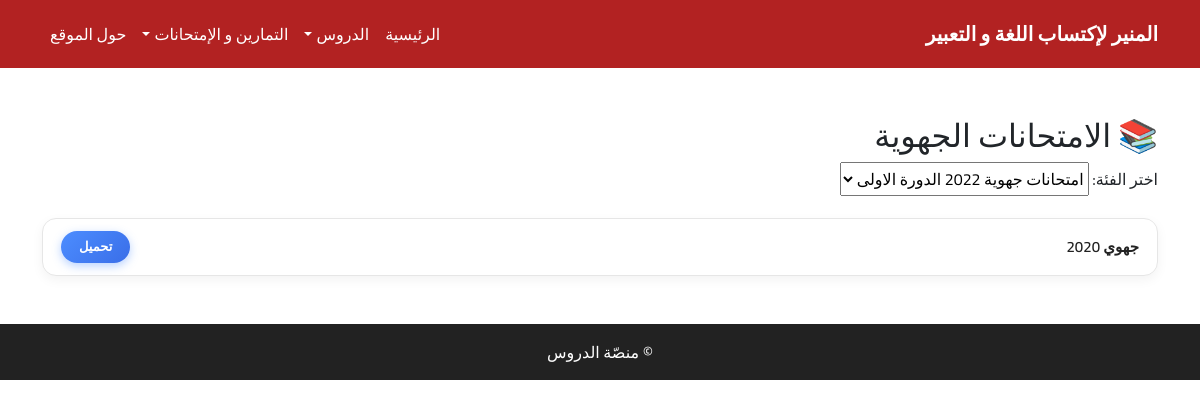
Before: /regional_exams/ with the older database file.
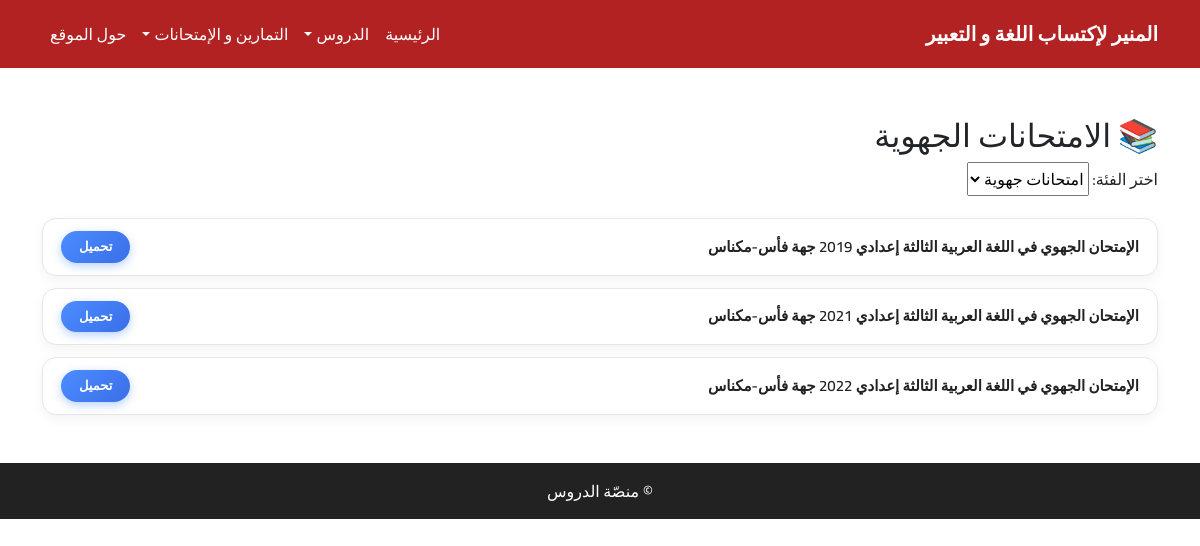
After: the same page with the newer database file.
### courses/models.py (models this page shows, shortened)
class Document(models.Model):
    title = models.CharField(max_length=200,verbose_name='العنوان' )
    file = models.FileField(upload_to="documents/", verbose_name='الملف')
    exercise_category = models.ForeignKey(
        ExerciseCategory, on_delete=models.SET_NULL,
        null=True, blank=True, related_name="exercise_docs", verbose_name='صنف التمرين'
    )
    exam_category = models.ForeignKey(
        ExamCategory, on_delete=models.SET_NULL,
        null=True, blank=True, related_name="exam_docs", verbose_name='صنف الامتحان'
    )
    level = models.CharField(max_length=20, null=True, blank=True, verbose_name='المستوى')
    class Meta:
        verbose_name="ملف pdf"
        verbose_name_plural="ملفات pdf"

### courses/views.py (the view)
# urls.py: path("regional_exams/", views.regional_exams, name="regional_exams"),
def regional_exams(request):
    selected_category = request.GET.get("category")
    categories = ExamCategory.objects.all()
    if selected_category:
        docs = Document.objects.filter(exam_category_id=selected_category)
    else:
        docs = Document.objects.filter(exam_category__isnull=False)
    return render(request, "courses/regional_exams.html", {
        "docs": docs,
        "categories": categories,
        "selected_category": selected_category,
    })

### courses/templates/courses/regional_exams.html (shortened to what this page needs)
{% extends 'courses/base.html' %}
{% load static %}
{% block extra_css %}
<link rel="stylesheet" href="{% static 'css/exams_style.css' %}">
{% endblock %}
{% block content %}
<div class="container mt-5 content-area" style="opacity:0; transition:1s;">
    <h2 class="page-title">📚 الامتحانات الجهوية</h2>
    <form method="GET" class="filter-box fade-in">
        <label>اختر الفئة:</label>
        <select name="category"  onchange="this.form.submit()">
            {% for cat in categories %}
                <option value="{{ cat.id }}" {% if selected_category == cat.id|stringformat:'s' %}selected{% endif %}>
                    {{ cat.name }}
                </option>
            {% endfor %}
        </select>
    </form>
    <div class="pdf-grid">
        {% for doc in docs %}
        <div class="small-pdf-item">
            <span class="pdf-title">{{ doc.title }}</span>
            <a href="{{ doc.file.url }}" class="download-btn" download>
                تحميل
            </a>
        </div>
        {% empty %}
            <p class="text-muted">لا توجد امتحانات جهوية متوفرة.</p>
        {% endfor %}
    </div>
</div>
{% endblock %}

Changed rows visible on the page:
removed Document: title "جهوي 2020"
added Document: title "الإمتحان الجهوي في اللغة العربية الثالثة إعدادي 2019 جهة فأس-مكناس"
added Document: title "الإمتحان الجهوي في اللغة العربية الثالثة إعدادي 2021 جهة فأس-مكناس"
added Document: title "الإمتحان الجهوي في اللغة العربية الثالثة إعدادي 2022 جهة فأس-مكناس"
Other visible differences:
form field category: "امتحانات جهوية 2022 الدورة الاولى" → "امتحانات جهوية"
